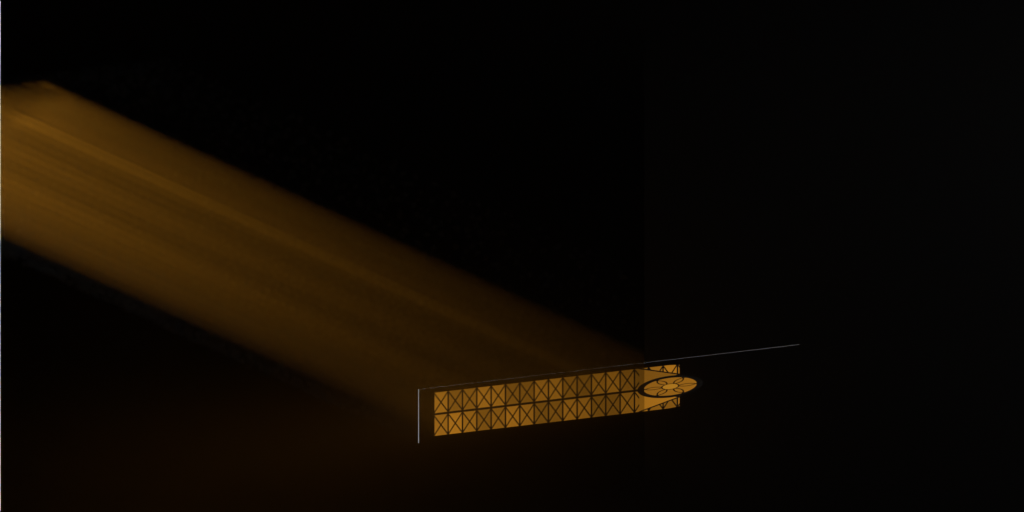
#> input picture tools/godrays_art/raw_lancet_amber_a.png, 1024 x 512 px
$ python prepare_floor_texture.py ../godrays_art/raw_lancet_amber_a.png
#> lines starting #> are read from the running program, lines starting #| are printed output that depends on the picture
#!/usr/bin/env python3
"""Prepare deterministic seamless albedo and normalized height maps for floor tiles."""
import argparse
from pathlib import Path

import numpy as np
from PIL import Image, ImageFilter


def make_tileable(image):
    """Periodic image: cross-fade the original (centre) with a half-shifted copy (edges).

    np.roll wraps, so the shifted copy is periodic. The fade weight is 0 on every
    border, where only the shifted copy shows, and 1 in the middle, where the
    original shows, so opposite edges match.
    """
    a = np.asarray(image, dtype=np.float32)
    h, w = a.shape[:2]
#> h = 512; w = 1024
    rolled = np.roll(a, (h // 2, w // 2), axis=(0, 1))
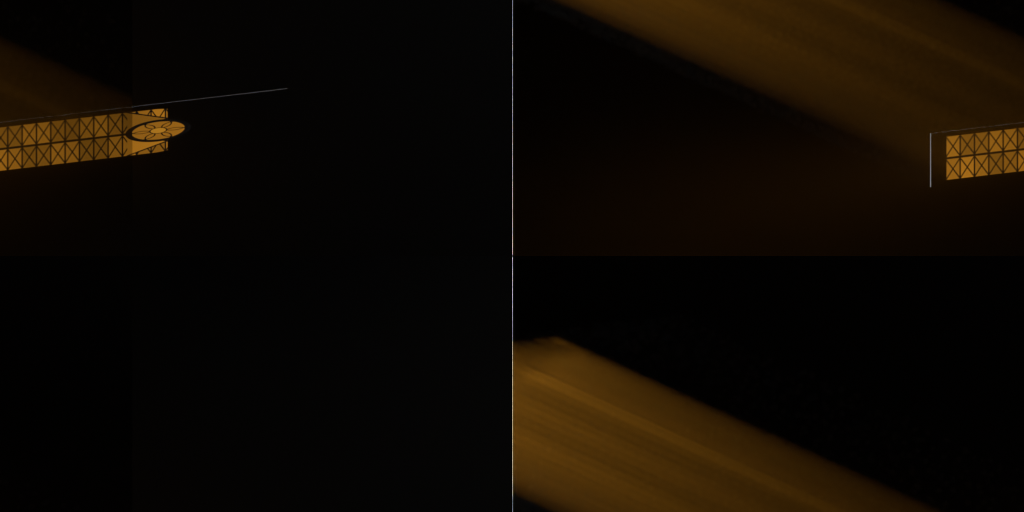
#> rolled: shape (512, 1024, 3) float32; mean R, G, B 14.9, 9.2, 2.9
    wx = np.sin(np.pi * (np.arange(w) + .5) / w) ** 2
    wy = np.sin(np.pi * (np.arange(h) + .5) / h) ** 2
    weight = (wy[:, None] * wx[None, :])[..., None].astype(np.float32)
    out = a * weight + rolled * (1 - weight)
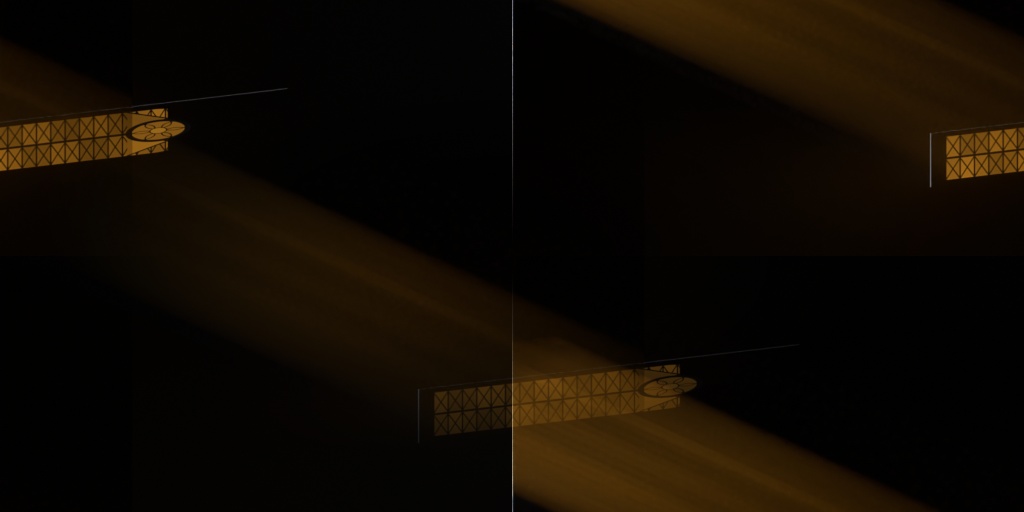
#> out: shape (512, 1024, 3) float32; mean R, G, B 16.8, 10.3, 2.8
    return Image.fromarray(np.clip(out, 0, 255).astype(np.uint8), "RGB")


def main():
    p = argparse.ArgumentParser()
    p.add_argument("image", type=Path)
    p.add_argument("--out-dir", type=Path, default=Path("assets/models/environment/floor_proto/source"))
    p.add_argument("--height-blur", type=float, default=1.4)
    args = p.parse_args()
    args.out_dir.mkdir(parents=True, exist_ok=True)
    color = make_tileable(Image.open(args.image).convert("RGB"))
    color.save(args.out_dir / "albedo_tileable.png")

    # Luminance plus local contrast. Dark, smooth puddles are lowered; bright and
    # high-frequency material (boards, stones, debris) is raised. Normalize and
    # blur slightly to avoid pixel-scale spikes while retaining small relief.
    rgb = np.asarray(color, dtype=np.float32) / 255.0
    lum = rgb[..., 0] * .2126 + rgb[..., 1] * .7152 + rgb[..., 2] * .0722
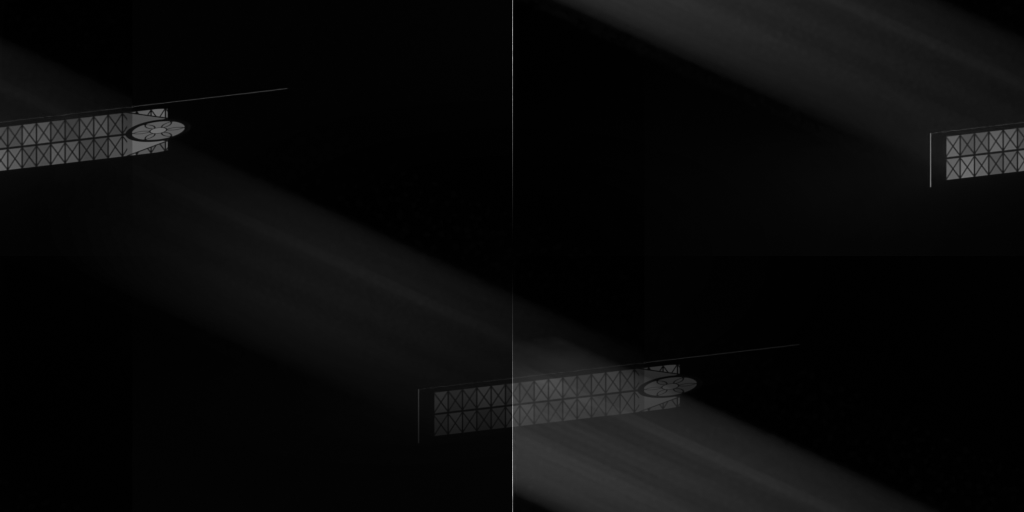
#> lum: shape (512, 1024) float32; min 0, max 0.603, mean 0.0419
    smooth = np.asarray(color.filter(ImageFilter.GaussianBlur(10)), dtype=np.float32) / 255.0
    low = smooth[..., 0] * .2126 + smooth[..., 1] * .7152 + smooth[..., 2] * .0722
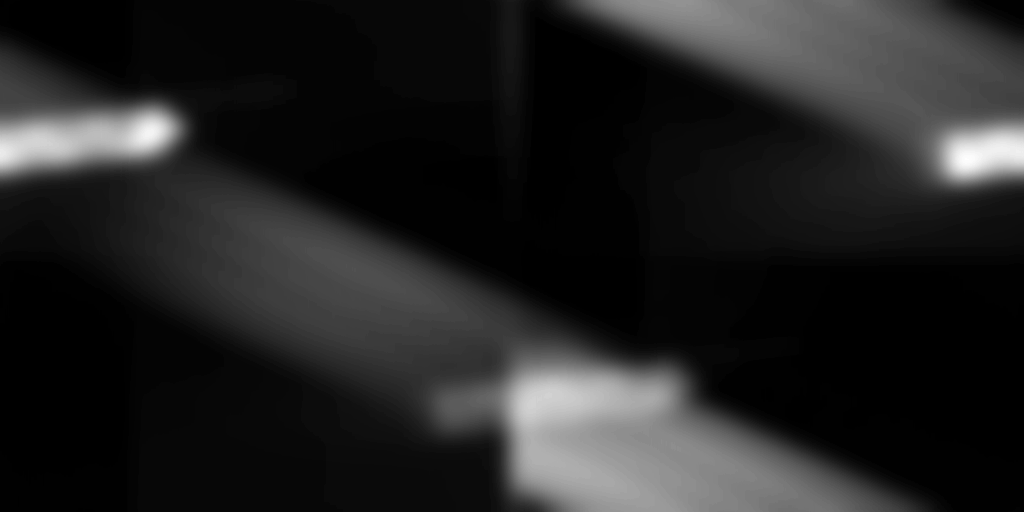
#> low: shape (512, 1024) float32; min 0.00364, max 0.283, mean 0.0418; drawn with min black and max white
    local = lum - low
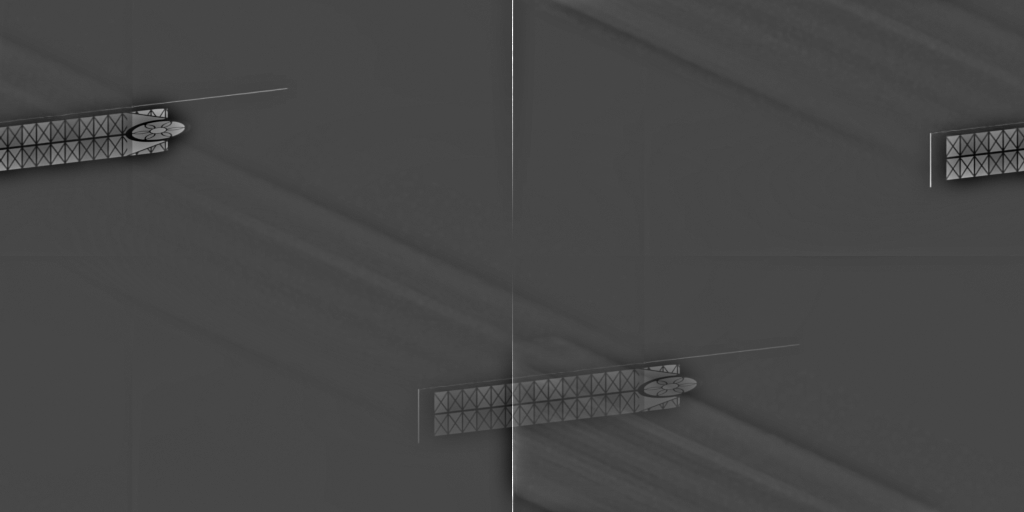
#> local: shape (512, 1024) float32; min -0.19, max 0.5, mean 9.57e-05; drawn with min black and max white
    height = np.clip(.53 + (lum - .42) * .72 + local * 1.15, 0, 1)
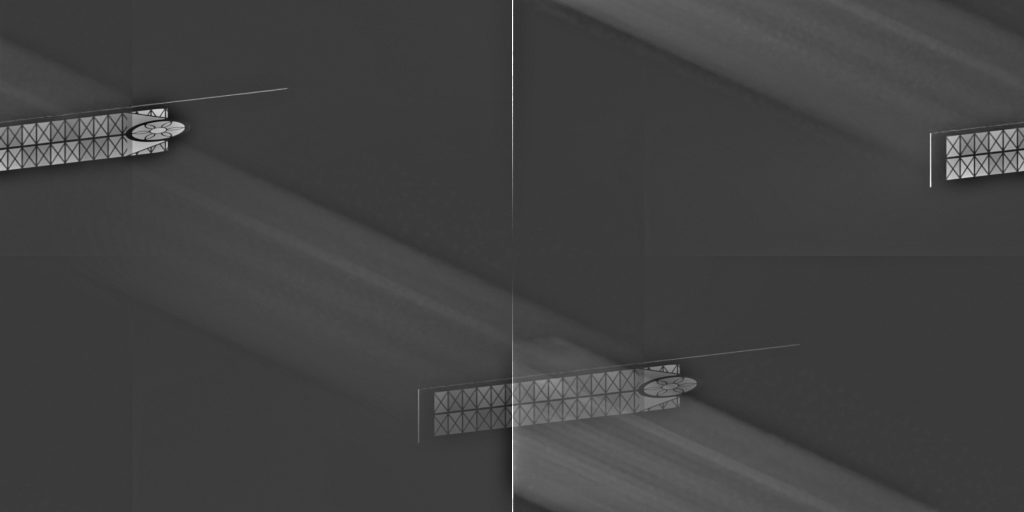
#> height: shape (512, 1024) float32; min 0.0431, max 1, mean 0.258
    height = np.asarray(Image.fromarray((height * 255).astype(np.uint8)).filter(ImageFilter.GaussianBlur(args.height_blur)))
    Image.fromarray(height.astype(np.uint8), "L").save(args.out_dir / "height.png")
    print(f"prepared {color.size} deterministic maps in {args.out_dir}")
#| prepared (1024, 512) deterministic maps in assets/models/environment/floor_proto/source


if __name__ == "__main__":
    main()
